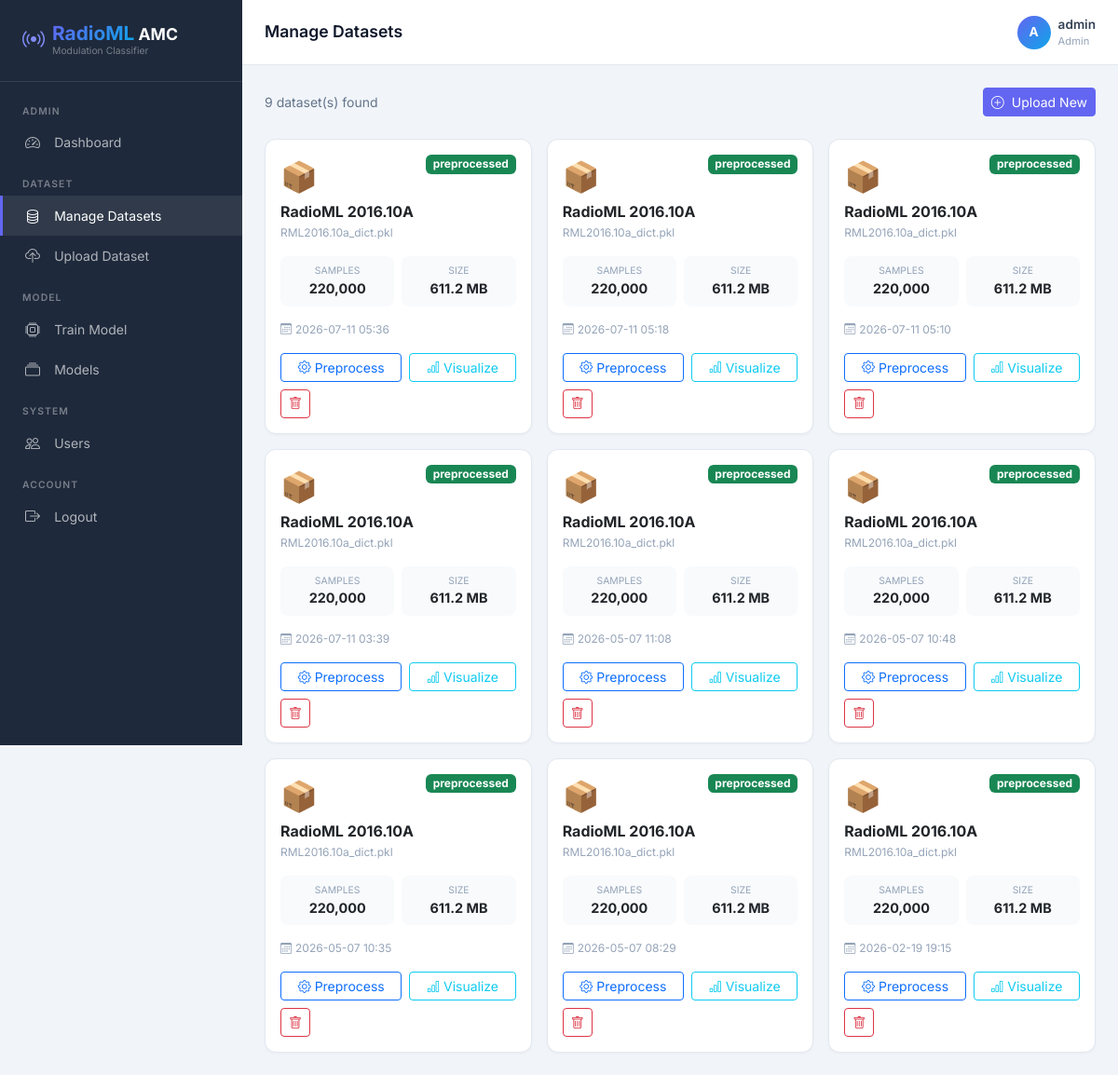
Screenshot of /admin/datasets (signed in) with the database file from the repository.
### tables this page shows
CREATE TABLE datasets (
            id INTEGER PRIMARY KEY AUTOINCREMENT,
            name TEXT NOT NULL,
            filename TEXT NOT NULL,
            size INTEGER,
            samples INTEGER,
            uploaded_at TEXT DEFAULT CURRENT_TIMESTAMP,
            status TEXT DEFAULT 'uploaded'
        );

### app.py (the view)
@app.route('/admin/datasets')
@login_required('admin')
def admin_datasets():
    db = get_db()
    datasets = db.execute("SELECT * FROM datasets ORDER BY uploaded_at DESC").fetchall()
    db.close()
    return render_template('admin/datasets.html', datasets=datasets)

### app.py (called while the page is built)
def get_db():
    db = sqlite3.connect('instance/radioml.db')
    db.row_factory = sqlite3.Row
    return db

def login_required(role=None):
    def decorator(f):
        from functools import wraps
        @wraps(f)
        def wrapper(*args, **kwargs):
            if 'user_id' not in session:
                return redirect(url_for('login'))
            if role and session.get('role') != role:
                flash('Access denied!', 'danger')
                return redirect(url_for('login'))
            return f(*args, **kwargs)
        return wrapper
    return decorator

### templates/admin/datasets.html (shortened to what this page needs)
{% extends "base.html" %}
{% block page_title %}Manage Datasets{% endblock %}
{% block content %}
<div class="d-flex justify-content-between align-items-center mb-4">
    <div style="color:#64748b;font-size:0.875rem;">{{ datasets|length }} dataset(s) found</div>
    <a href="{{ url_for('admin_upload_dataset') }}" class="btn btn-primary btn-sm">
        <i class="bi bi-plus-circle me-1"></i> Upload New
    </a>
</div>
{% if datasets %}
<div class="row g-3">
    {% for ds in datasets %}
    <div class="col-md-6 col-lg-4">
        <div class="card h-100">
            <div class="card-body">
                <div class="d-flex align-items-start justify-content-between mb-3">
                    <div>
                        <div style="font-size:2rem;margin-bottom:0.25rem;">📦</div>
                        <h6 class="fw-bold mb-1">{{ ds.name }}</h6>
                        <div style="font-size:0.75rem;color:#94a3b8;">{{ ds.filename }}</div>
                    </div>
                    <span class="badge bg-{% if ds.status == 'preprocessed' %}success{% else %}warning text-dark{% endif %}">
                        {{ ds.status }}
                    </span>
                </div>
                <div class="row g-2 mb-3">
                    <div class="col-6">
                        <div style="background:#f8fafc;border-radius:8px;padding:0.5rem;text-align:center;">
                            <div style="font-size:0.65rem;color:#94a3b8;text-transform:uppercase;">Samples</div>
                            <div style="font-weight:700;font-size:0.9rem;">{{ "{:,}".format(ds.samples or 0) }}</div>
                        </div>
                    </div>
                    <div class="col-6">
                        <div style="background:#f8fafc;border-radius:8px;padding:0.5rem;text-align:center;">
                            <div style="font-size:0.65rem;color:#94a3b8;text-transform:uppercase;">Size</div>
                            <div style="font-weight:700;font-size:0.9rem;">{{ "%.1f"|format((ds.size or 0)/1024/1024) }} MB</div>
                        </div>
                    </div>
                </div>
                <div style="font-size:0.75rem;color:#94a3b8;margin-bottom:1rem;">
                    <i class="bi bi-calendar3 me-1"></i>{{ ds.uploaded_at[:16] if ds.uploaded_at else 'N/A' }}
                </div>
                <div class="d-flex gap-2 flex-wrap">
                    <a href="{{ url_for('admin_preprocess', did=ds.id) }}" class="btn btn-sm btn-outline-primary flex-fill">
                        <i class="bi bi-gear me-1"></i>Preprocess
                    </a>
                    <a href="{{ url_for('admin_visualize', did=ds.id) }}" class="btn btn-sm btn-outline-info flex-fill">
                        <i class="bi bi-bar-chart me-1"></i>Visualize
                    </a>
                    <form method="POST" action="{{ url_for('admin_delete_dataset', did=ds.id) }}"
                          onsubmit="return confirm('Delete this dataset?')">
                        <button type="submit" class="btn btn-sm btn-outline-danger">
                            <i class="bi bi-trash"></i>
                        </button>
                    </form>
                </div>
            </div>
        </div>
    </div>
    {% endfor %}
</div>
{% endif %}
{% endblock %}

### templates/base.html (style rules this page uses)
:root { --primary: #6366f1; --primary-dark: #4f46e5; --secondary: #0ea5e9; --success: #10b981; --danger: #ef4444; --warning: #f59e0b; --dark: #0f172a; --sidebar-bg: #1e293b; --sidebar-width: 260px; --card-bg: #ffffff; --bg: #f1f5f9; --text: #334155; --border: #e2e8f0; }
* { font-family: 'Inter', sans-serif; }
body { background: var(--bg); color: var(--text); }
.card { border: 1px solid var(--border); border-radius: 12px; box-shadow: 0 1px 3px rgba(0,0,0,0.04); }
.btn-primary { background: var(--primary); border-color: var(--primary); }

### rows the page displays
datasets: name "RadioML 2016.10A", filename "RML2016.10a_dict.pkl", status "preprocessed", samples "220,000", (ds.sizeor0)/1024/1024 "611.2", uploaded_at "2026-07-11 05:36"
datasets: name "RadioML 2016.10A", filename "RML2016.10a_dict.pkl", status "preprocessed", samples "220,000", (ds.sizeor0)/1024/1024 "611.2", uploaded_at "2026-07-11 05:18"
datasets: name "RadioML 2016.10A", filename "RML2016.10a_dict.pkl", status "preprocessed", samples "220,000", (ds.sizeor0)/1024/1024 "611.2", uploaded_at "2026-07-11 05:10"
datasets: name "RadioML 2016.10A", filename "RML2016.10a_dict.pkl", status "preprocessed", samples "220,000", (ds.sizeor0)/1024/1024 "611.2", uploaded_at "2026-07-11 03:39"
datasets: name "RadioML 2016.10A", filename "RML2016.10a_dict.pkl", status "preprocessed", samples "220,000", (ds.sizeor0)/1024/1024 "611.2", uploaded_at "2026-05-07 11:08"
datasets: name "RadioML 2016.10A", filename "RML2016.10a_dict.pkl", status "preprocessed", samples "220,000", (ds.sizeor0)/1024/1024 "611.2", uploaded_at "2026-05-07 10:48"
datasets: name "RadioML 2016.10A", filename "RML2016.10a_dict.pkl", status "preprocessed", samples "220,000", (ds.sizeor0)/1024/1024 "611.2", uploaded_at "2026-05-07 10:35"
datasets: name "RadioML 2016.10A", filename "RML2016.10a_dict.pkl", status "preprocessed", samples "220,000", (ds.sizeor0)/1024/1024 "611.2", uploaded_at "2026-05-07 08:29"
datasets: name "RadioML 2016.10A", filename "RML2016.10a_dict.pkl", status "preprocessed", samples "220,000", (ds.sizeor0)/1024/1024 "611.2", uploaded_at "2026-02-19 19:15"

### other values shown
{{ session.get('username', 'U')[0].upper() }} "A"
{{ session.get('username') }} "admin"
{{ session.get('role') }} "Admin"
{{ datasets|length }} "9"
